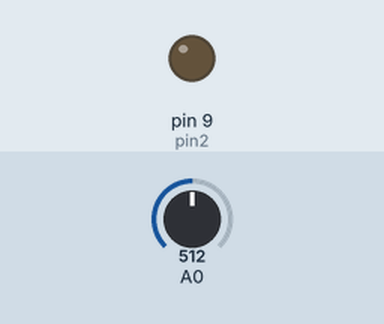
A sketch run on a simulated Arduino Uno, built with avr-gcc and run on an emulated ATmega328P. Parts: output pins drawn as LEDs (lit = HIGH). The test bench sets the inputs (shaded band); at power-on: A0 = 512.

Above: at 1.2 s.
1.3 s: A0 set to 471
At 2.5 s:
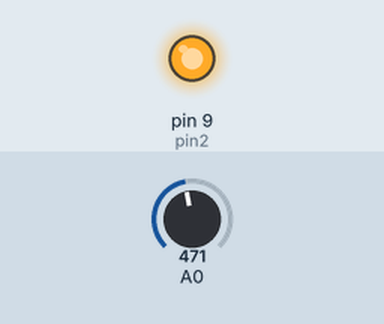
Timing chart, 0 to 4.3 s (numbered marks = the images above; inputs shaded):
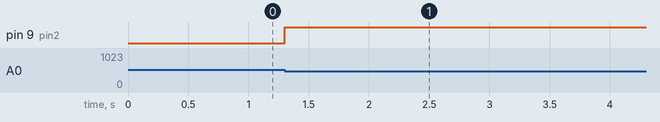

The sketch:

acionalaser.ino
```cpp
int pin2 = 9;
int valor = 0;
void setup(){


  pinMode (pin2, OUTPUT);


}

void loop(){

valor = analogRead(0); // Le sensor e guarda a leitura em valor

    if ( valor < 490 ){    // Verifica se batida foi maior que 120

      digitalWrite(pin2, HIGH);                // Conta as batidas

      delay (10000);             // Atraso para a proxima leitura

      digitalWrite (pin2, LOW);
}
}
```

Measured:
- the behaviour switches between 490 and 489 on A0 (found by bisection; images 0 and 1)
- after the input at 1.3 s, pin 9 (pin2): LOW → HIGH at once
